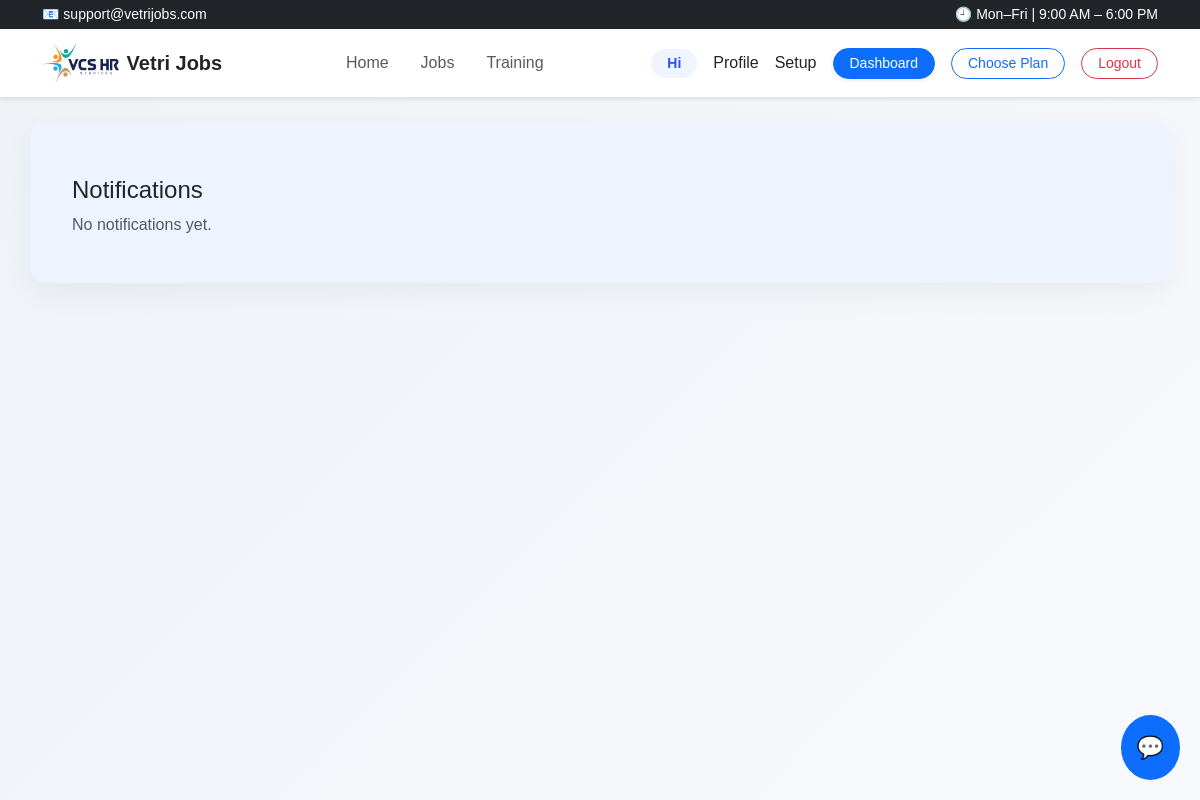
/notifications/ (signed in), run on an earlier commit of the app's database.
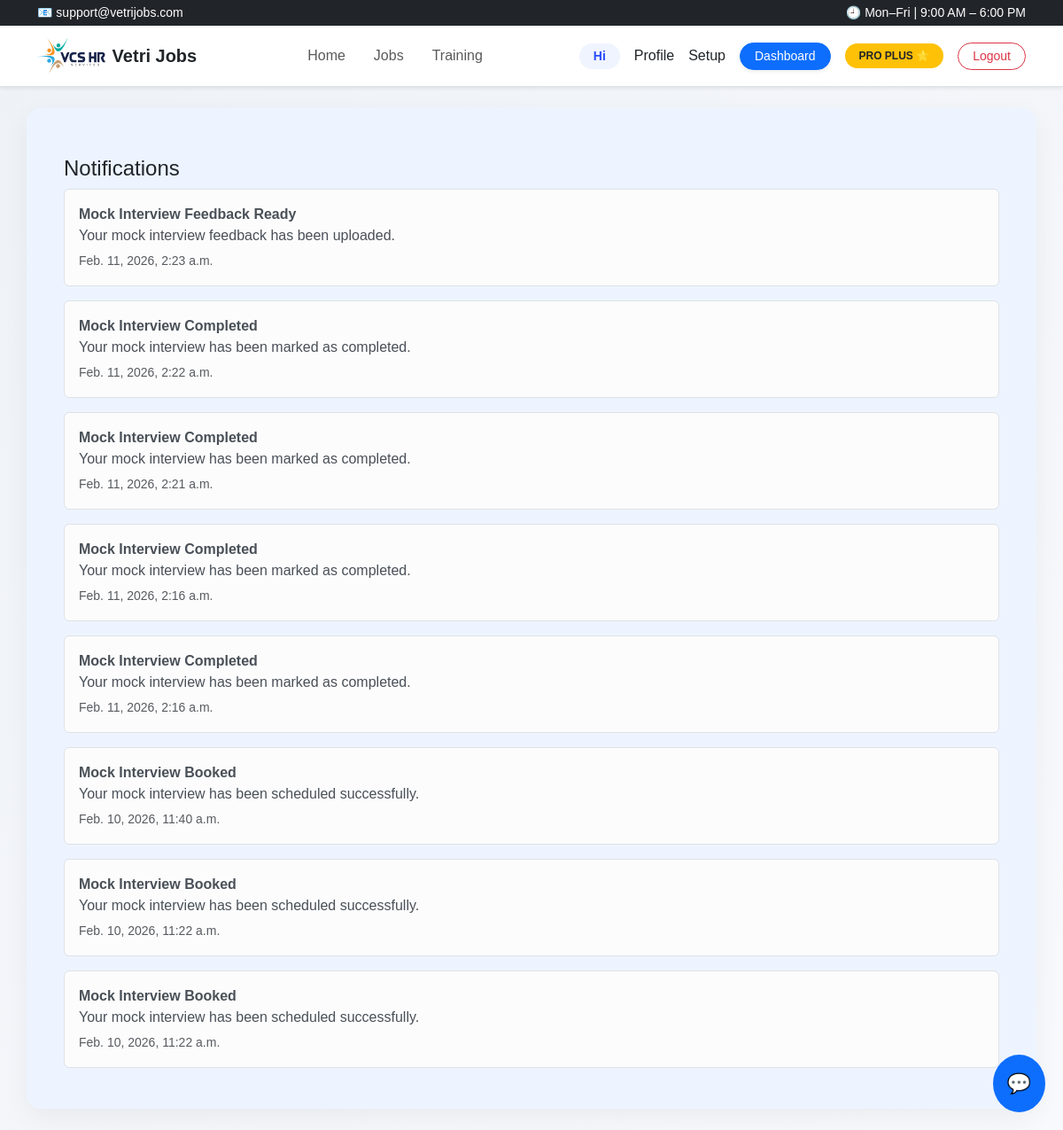
And on a later commit of the database.
### notifications/models.py (models this page shows, shortened)
class Notification(models.Model):
    CHANNEL_CHOICES = (
        ("EMAIL", "Email"),
        ("WHATSAPP", "WhatsApp"),
        ("SYSTEM", "System"),
    )
    user = models.ForeignKey(User, on_delete=models.CASCADE)
    title = models.CharField(max_length=200)
    message = models.TextField()
    channel = models.CharField(max_length=20, choices=CHANNEL_CHOICES, default="SYSTEM" )
    is_read = models.BooleanField(default=False)
    created_at = models.DateTimeField(auto_now_add=True)

### notifications/views.py (the view)
# urls.py: path("", views.notifications_list, name="list"),
@login_required
def notifications_list(request):
    notifications = Notification.objects.filter(
        user=request.user
    ).order_by("-created_at")
    return render(request, "notifications/list.html", {
        "notifications": notifications
    })

### templates/notifications/list.html (shortened to what this page needs)
{% extends "base.html" %}
{% block content %}
<div class="container mt-4">
  <h4>Notifications</h4>
  {% for n in notifications %}
    <div class="alert alert-light border">
      <strong>{{ n.title }}</strong>
      <p class="mb-1">{{ n.message }}</p>
      <small class="text-muted">{{ n.created_at }}</small>
    </div>
  {% empty %}
    <p class="text-muted">No notifications yet.</p>
  {% endfor %}
</div>
{% endblock %}

What changed in the data, as far as the page shows it:
added Notification: title "Mock Interview Feedback Ready", message "Your mock interview feedback has been uploaded.", created_at "Feb. 11, 2026, 2:23 a.m."
added Notification: title "Mock Interview Completed", message "Your mock interview has been marked as completed.", created_at "Feb. 11, 2026, 2:22 a.m."
added Notification: title "Mock Interview Completed", message "Your mock interview has been marked as completed.", created_at "Feb. 11, 2026, 2:21 a.m."
added Notification: title "Mock Interview Completed", message "Your mock interview has been marked as completed.", created_at "Feb. 11, 2026, 2:16 a.m."
added Notification: title "Mock Interview Completed", message "Your mock interview has been marked as completed.", created_at "Feb. 11, 2026, 2:16 a.m."
added Notification: title "Mock Interview Booked", message "Your mock interview has been scheduled successfully.", created_at "Feb. 10, 2026, 11:40 a.m."
added Notification: title "Mock Interview Booked", message "Your mock interview has been scheduled successfully.", created_at "Feb. 10, 2026, 11:22 a.m."
added Notification: title "Mock Interview Booked", message "Your mock interview has been scheduled successfully.", created_at "Feb. 10, 2026, 11:22 a.m."
Also different on the page:
text no longer shown: "Choose Plan No notifications yet."
text now shown: "PRO PLUS ⭐"
